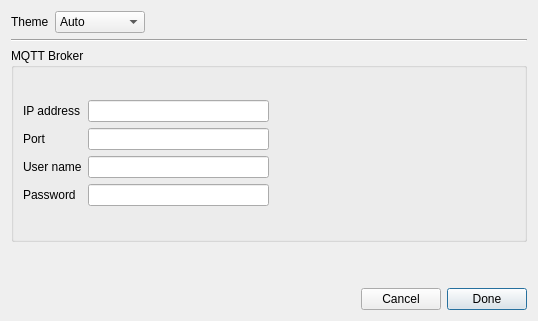
<?xml version="1.0" encoding="UTF-8"?>
<ui version="4.0">
 <class>SettingsDialog</class>
 <widget class="QDialog" name="SettingsDialog">
  <property name="geometry">
   <rect>
    <x>0</x>
    <y>0</y>
    <width>538</width>
    <height>321</height>
   </rect>
  </property>
  <property name="windowTitle">
   <string>Settings</string>
  </property>
  <layout class="QGridLayout" name="gridLayout_2">
   <item row="0" column="0">
    <layout class="QVBoxLayout" name="verticalLayout" stretch="0,0,1,0,0">
     <item>
      <layout class="QHBoxLayout" name="horizontalLayout_2">
       <item>
        <widget class="QLabel" name="theme_label">
         <property name="text">
          <string>Theme</string>
         </property>
        </widget>
       </item>
       <item>
        <widget class="QComboBox" name="theme_combo_box">
         <property name="sizePolicy">
          <sizepolicy hsizetype="Preferred" vsizetype="Fixed">
           <horstretch>0</horstretch>
           <verstretch>0</verstretch>
          </sizepolicy>
         </property>
         <property name="minimumSize">
          <size>
           <width>90</width>
           <height>0</height>
          </size>
         </property>
         <item>
          <property name="text">
           <string>Auto</string>
          </property>
         </item>
         <item>
          <property name="text">
           <string>Light</string>
          </property>
         </item>
         <item>
          <property name="text">
           <string>Dark</string>
          </property>
         </item>
        </widget>
       </item>
       <item>
        <spacer name="horizontalSpacer_2">
         <property name="orientation">
          <enum>Qt::Horizontal</enum>
         </property>
         <property name="sizeHint" stdset="0">
          <size>
           <width>40</width>
           <height>20</height>
          </size>
         </property>
        </spacer>
       </item>
      </layout>
     </item>
     <item>
      <widget class="Line" name="line">
       <property name="orientation">
        <enum>Qt::Horizontal</enum>
       </property>
      </widget>
     </item>
     <item>
      <widget class="QGroupBox" name="groupBox">
       <property name="title">
        <string>MQTT Broker</string>
       </property>
       <layout class="QGridLayout" name="gridLayout_3">
        <item row="0" column="0">
         <layout class="QGridLayout" name="gridLayout">
          <item row="0" column="0">
           <widget class="QLabel" name="label_3">
            <property name="text">
             <string>IP address</string>
            </property>
           </widget>
          </item>
          <item row="0" column="1">
           <widget class="QLineEdit" name="ip_lineedit"/>
          </item>
          <item row="1" column="0">
           <widget class="QLabel" name="label_6">
            <property name="text">
             <string>Port</string>
            </property>
           </widget>
          </item>
          <item row="1" column="1">
           <widget class="QLineEdit" name="port_lineedit"/>
          </item>
          <item row="2" column="0">
           <widget class="QLabel" name="label_4">
            <property name="text">
             <string>User name</string>
            </property>
           </widget>
          </item>
          <item row="2" column="1">
           <widget class="QLineEdit" name="username_lineedit"/>
          </item>
          <item row="3" column="0">
           <widget class="QLabel" name="label_5">
            <property name="text">
             <string>Password</string>
            </property>
           </widget>
          </item>
          <item row="3" column="1">
           <widget class="QLineEdit" name="password_lineedit"/>
          </item>
         </layout>
        </item>
        <item row="0" column="1">
         <spacer name="horizontalSpacer_3">
          <property name="orientation">
           <enum>Qt::Horizontal</enum>
          </property>
          <property name="sizeHint" stdset="0">
           <size>
            <width>40</width>
            <height>20</height>
           </size>
          </property>
         </spacer>
        </item>
       </layout>
      </widget>
     </item>
     <item>
      <spacer name="verticalSpacer">
       <property name="orientation">
        <enum>Qt::Vertical</enum>
       </property>
       <property name="sizeHint" stdset="0">
        <size>
         <width>20</width>
         <height>40</height>
        </size>
       </property>
      </spacer>
     </item>
     <item>
      <layout class="QHBoxLayout" name="horizontalLayout">
       <item>
        <spacer name="horizontalSpacer">
         <property name="orientation">
          <enum>Qt::Horizontal</enum>
         </property>
         <property name="sizeHint" stdset="0">
          <size>
           <width>40</width>
           <height>20</height>
          </size>
         </property>
        </spacer>
       </item>
       <item>
        <widget class="QPushButton" name="cancel_button">
         <property name="text">
          <string>Cancel</string>
         </property>
         <property name="autoDefault">
          <bool>false</bool>
         </property>
        </widget>
       </item>
       <item>
        <widget class="QPushButton" name="done_button">
         <property name="text">
          <string>Done</string>
         </property>
         <property name="autoDefault">
          <bool>true</bool>
         </property>
         <property name="default">
          <bool>true</bool>
         </property>
        </widget>
       </item>
      </layout>
     </item>
    </layout>
   </item>
  </layout>
 </widget>
 <resources/>
 <connections/>
</ui>
